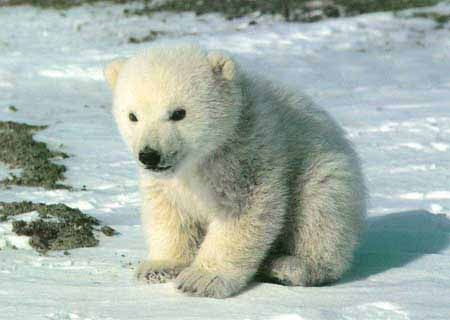
#> input picture Imagens/urso.jpg, 450 x 320 px, found by its file name
$ python histograma_ImgEscalaCinza.py
#> lines starting #> are read from the running program, lines starting #| are printed output that depends on the picture
# Documentação oficinal:
# http://docs.opencv.org/trunk/d1/db7/tutorial_py_histogram_begins.html

import cv2
from matplotlib import pyplot as plt

# Caminho da Imagem
pathImagem = 'D:\\GitHub\\PDI_2sem2017\\PDI_2sem2017\\Imagens\\urso.jpg'

# Valor de parametro "0" indicando que a imagem é em escala de cinza
img = cv2.imread(pathImagem, 0)
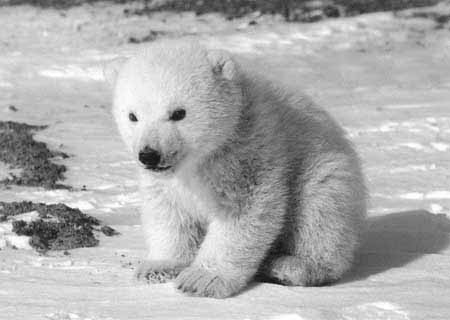
#> img: shape (320, 450); min 7, max 255, mean 173.5

# Calcula histograma de apenas 1 canal
histr = cv2.calcHist([img],[0],None,[256],[0,256])
#> histr = 256 values, max 2089 at index 200, min 0 at index 0, mean 562.5
plt.plot(histr)

plt.show()
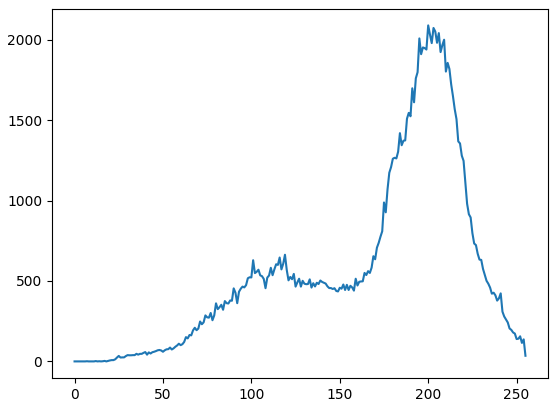
#> figure drawn by matplotlib, 1 panel; curve peaks at x = 200, y = 2089

$ run again, with Imagens/elefante.jpg copied over Imagens/urso.jpg
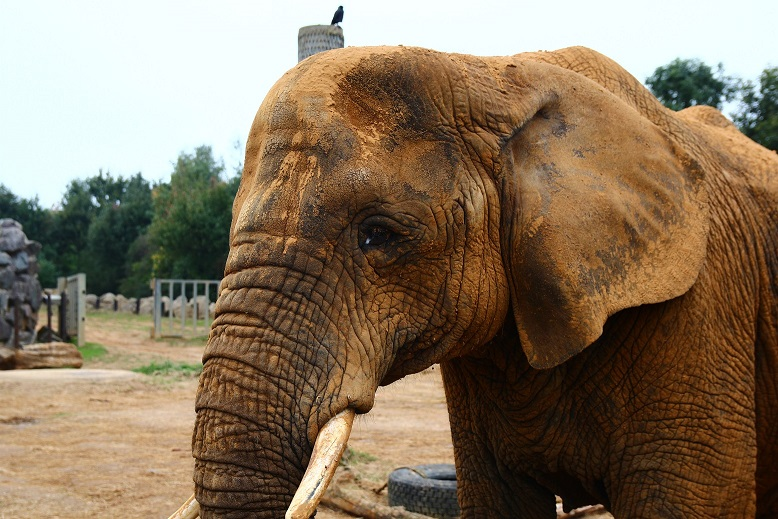
#> input picture Imagens/elefante.jpg, 778 x 519 px, found by its file name
#> `img = cv2.imread(pathImagem, 0)`:
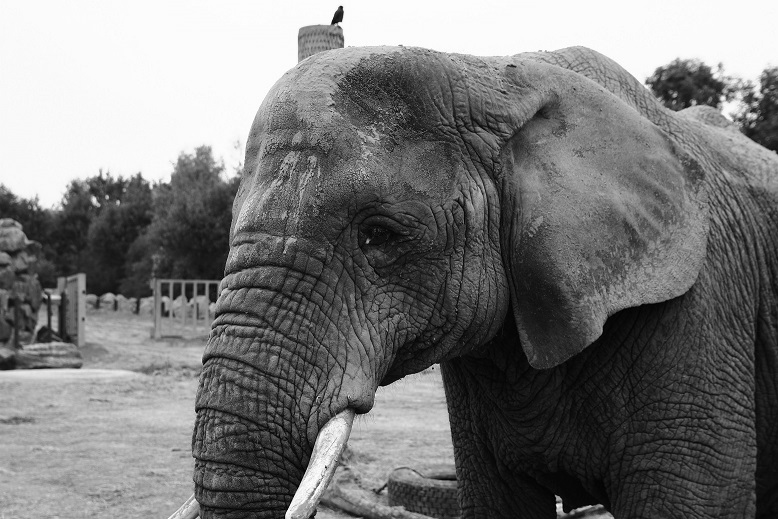
#> img: shape (519, 778); min 0, max 255, mean 120.1
#> histr = 256 values, max 24545 at index 252, min 27 at index 1, mean 1577.3
#> `plt.show()`:
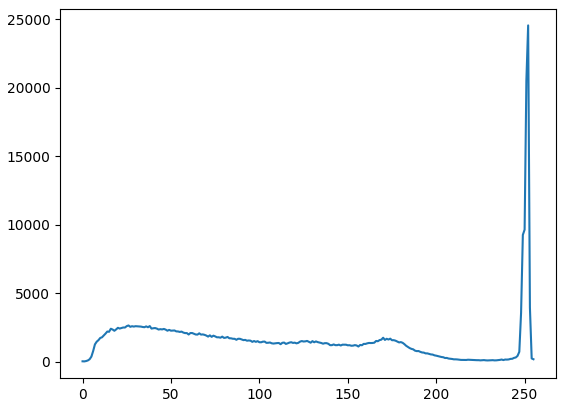
#> figure drawn by matplotlib, 1 panel; curve peaks at x = 252, y = 24545
